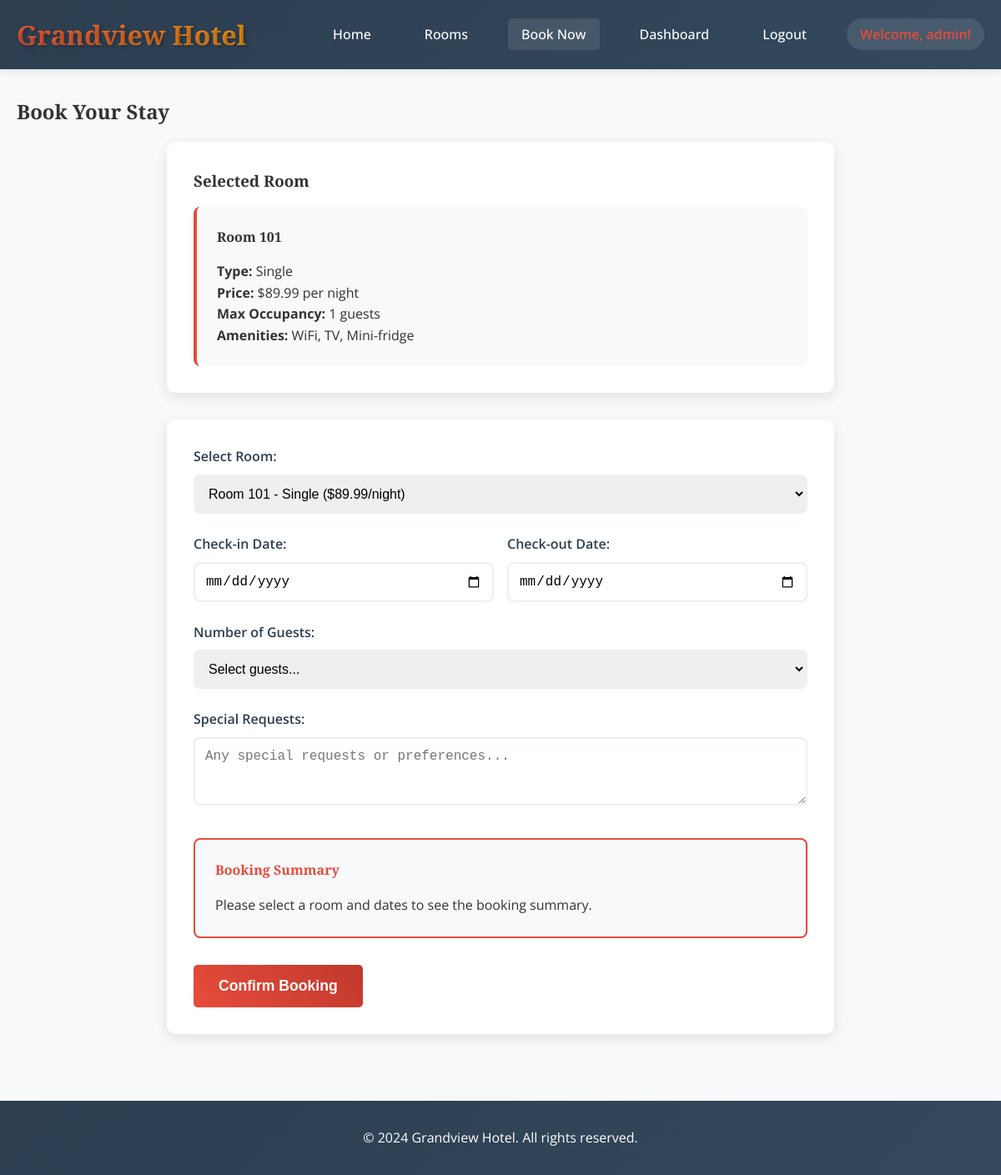
Page /booking.php?room_id=1 (signed in) on the committed database.
### tables this page shows
CREATE TABLE rooms (
    id INT AUTO_INCREMENT PRIMARY KEY,
    room_number VARCHAR(10) NOT NULL UNIQUE,
    room_type ENUM('single', 'double', 'suite', 'deluxe') NOT NULL,
    price DECIMAL(10,2) NOT NULL,
    description TEXT,
    amenities TEXT,
    max_occupancy INT DEFAULT 2,
    is_available BOOLEAN DEFAULT TRUE,
    image_url VARCHAR(255)
);

### booking.php (the view, shortened to what this page needs)
<?php
$pdo = getDBConnection();
$selected_room = null;
if (isset($_GET['room_id'])) {
    $room_query = "SELECT * FROM rooms WHERE id = ? AND is_available = 1";
    $room_stmt = $pdo->prepare($room_query);
    $room_stmt->execute([$_GET['room_id']]);
    $selected_room = $room_stmt->fetch(PDO::FETCH_ASSOC);
}
$rooms_query = "SELECT * FROM rooms WHERE is_available = 1 ORDER BY room_number";
$rooms_stmt = $pdo->prepare($rooms_query);
$rooms_stmt->execute();
$available_rooms = $rooms_stmt->fetchAll(PDO::FETCH_ASSOC);
$today = date('Y-m-d');
?>
<!DOCTYPE html>
<html lang="en">
<head>
    <link rel="stylesheet" href="css/style.css">
</head>
<body>
    <header class="header">
        <nav class="navbar">
            <div class="nav-container">
                <div class="nav-logo">
                    <h1><a href="index.php"><?php echo SITE_NAME; ?></a></h1>
                </div>
                <ul class="nav-menu">
                    <li><a href="index.php" class="nav-link">Home</a></li>
                    <li><a href="rooms.php" class="nav-link">Rooms</a></li>
                    <li><a href="booking.php" class="nav-link active">Book Now</a></li>
                    <li><a href="dashboard.php" class="nav-link">Dashboard</a></li>
                    <li><a href="logout.php" class="nav-link">Logout</a></li>
                    <li><span class="user-greeting">Welcome, <?php echo htmlspecialchars($_SESSION['username']); ?>!</span></li>
                </ul>
            </div>
        </nav>
    </header>
    <main class="main-content">
        <div class="container">
            <h2>Book Your Stay</h2>
            <div class="booking-container">
                <?php if ($selected_room): ?>
                    <div class="selected-room-info">
                        <h3>Selected Room</h3>
                        <div class="room-preview">
                            <h4>Room <?php echo htmlspecialchars($selected_room['room_number']); ?></h4>
                            <p><strong>Type:</strong> <?php echo ucfirst($selected_room['room_type']); ?></p>
                            <p><strong>Price:</strong> $<?php echo number_format($selected_room['price'], 2); ?> per night</p>
                            <p><strong>Max Occupancy:</strong> <?php echo $selected_room['max_occupancy']; ?> guests</p>
                            <p><strong>Amenities:</strong> <?php echo htmlspecialchars($selected_room['amenities']); ?></p>
                        </div>
                    </div>
                <?php endif; ?>
                <form method="POST" action="booking.php" class="booking-form">
                    <div class="form-group">
                        <label for="room_id">Select Room:</label>
                        <select name="room_id" id="room_id" required onchange="updateRoomInfo()">
                            <?php foreach ($available_rooms as $room): ?>
                                <option value="<?php echo $room['id']; ?>"
                                        data-price="<?php echo $room['price']; ?>"
                                        data-max="<?php echo $room['max_occupancy']; ?>"
                                        <?php echo ($selected_room && $selected_room['id'] == $room['id']) ? 'selected' : ''; ?>>
                                    Room <?php echo $room['room_number']; ?> - <?php echo ucfirst($room['room_type']); ?>
                                </option>
                            <?php endforeach; ?>
                        </select>
                    </div>
                    <div class="form-row">
                        <div class="form-group">
                            <label for="check_in">Check-in Date:</label>
                            <input type="date" id="check_in" name="check_in" required
                                   min="<?php echo $today; ?>" onchange="calculateTotal()">
                        </div>
                        <div class="form-group">
                            <label for="check_out">Check-out Date:</label>
                            <input type="date" id="check_out" name="check_out" required
                                   min="<?php echo $today; ?>" onchange="calculateTotal()">
                        </div>
                    </div>
                    <div class="form-group">
                        <label for="guests">Number of Guests:</label>
                        <select name="guests" id="guests" required>
                            <option value="">Select guests...</option>
                        </select>
                    </div>
                    <div class="form-group">
                        <label for="special_requests">Special Requests:</label>
                        <textarea name="special_requests" id="special_requests" rows="3"
                                  placeholder="Any special requests or preferences..."></textarea>
                    </div>
                    <div class="booking-summary">
                        <h4>Booking Summary</h4>
                        <div id="summary-content">
                            <p>Please select a room and dates to see the booking summary.</p>
                        </div>
                    </div>
                    <button type="submit" class="btn btn-primary btn-large">Confirm Booking</button>
                </form>
            </div>
        </div>
    </main>
    <footer class="footer">
        <div class="container">
            <p>&copy; 2024 <?php echo SITE_NAME; ?>. All rights reserved.</p>
        </div>
    </footer>
</body>
</html>

### css/style.css (style rules this page uses)
* { margin: 0; padding: 0; box-sizing: border-box; }
body { font-family: 'Open Sans', sans-serif; line-height: 1.6; color: #333; background-color: #f8f9fa; }
h1, h2, h3, h4, h5, h6 { font-family: 'Playfair Display', serif; margin-bottom: 1rem; }
a { text-decoration: none; color: inherit; }
.container { max-width: 1200px; margin: 0 auto; padding: 0 20px; }
.header { background: linear-gradient(135deg, #2c3e50 0%, #34495e 100%); color: white; padding: 1rem 0; box-shadow: 0 2px 10px rgba(0,0,0,0.1); position: sticky; top: 0; z-index: 1000; }
.navbar { width: 100%; }
.nav-container { display: flex; justify-content: space-between; align-items: center; max-width: 1200px; margin: 0 auto; padding: 0 20px; }
.nav-logo h1 { font-size: 2rem; font-weight: 700; margin: 0; background: linear-gradient(45deg, #e74c3c, #f39c12); background-clip: text; -webkit-background-clip: text; -webkit-text-fill-color: transparent; text-shadow: 2px 2px 4px rgba(0,0,0,0.3); }
.nav-logo h1 a { color: inherit; }
.nav-menu { display: flex; list-style: none; align-items: center; gap: 2rem; }
.nav-link { color: white; font-weight: 500; padding: 0.5rem 1rem; border-radius: 5px; transition: all 0.3s ease; }
.nav-link:hover, .nav-link.active { background-color: rgba(255,255,255,0.1); transform: translateY(-2px); }
.user-greeting { color: #e74c3c; font-weight: 600; padding: 0.5rem 1rem; background: rgba(255,255,255,0.1); border-radius: 20px; }
.btn { display: inline-block; padding: 12px 24px; border: none; border-radius: 5px; font-size: 1rem; font-weight: 600; text-align: center; cursor: pointer; transition: all 0.3s ease; text-decoration: none; }
.btn-primary { background: linear-gradient(45deg, #e74c3c, #c0392b); color: white; }
.btn-large { padding: 15px 30px; font-size: 1.1rem; }
.main-content { min-height: calc(100vh - 200px); padding: 2rem 0; }
.form-group { margin-bottom: 1.5rem; }
.form-group label { display: block; margin-bottom: 0.5rem; color: #2c3e50; font-weight: 600; }
.form-group input, .form-group select, .form-group textarea { width: 100%; padding: 12px; border: 2px solid #ecf0f1; border-radius: 8px; font-size: 1rem; transition: border-color 0.3s ease; }
.form-row { display: grid; grid-template-columns: 1fr 1fr; gap: 1rem; }
.booking-container { max-width: 800px; margin: 0 auto; }
.selected-room-info { background: white; padding: 2rem; border-radius: 10px; margin-bottom: 2rem; box-shadow: 0 5px 15px rgba(0,0,0,0.1); }
.room-preview { background: #f8f9fa; padding: 1.5rem; border-radius: 8px; border-left: 4px solid #e74c3c; }
.booking-form { background: white; padding: 2rem; border-radius: 10px; box-shadow: 0 5px 15px rgba(0,0,0,0.1); }
.booking-summary { background: #f8f9fa; padding: 1.5rem; border-radius: 8px; margin: 2rem 0; border: 2px solid #e74c3c; }
.booking-summary h4 { color: #e74c3c; margin-bottom: 1rem; }
.footer { background: linear-gradient(135deg, #2c3e50 0%, #34495e 100%); color: white; text-align: center; padding: 2rem 0; margin-top: 3rem; }

### rows in the picture
rooms: room_number "101", room_type "Single", price "89.99", max_occupancy "1", amenities "WiFi, TV, Mini-fridge"

### other values in the picture
SITE_NAME "Grandview Hotel"
$_SESSION['username'] "admin"
